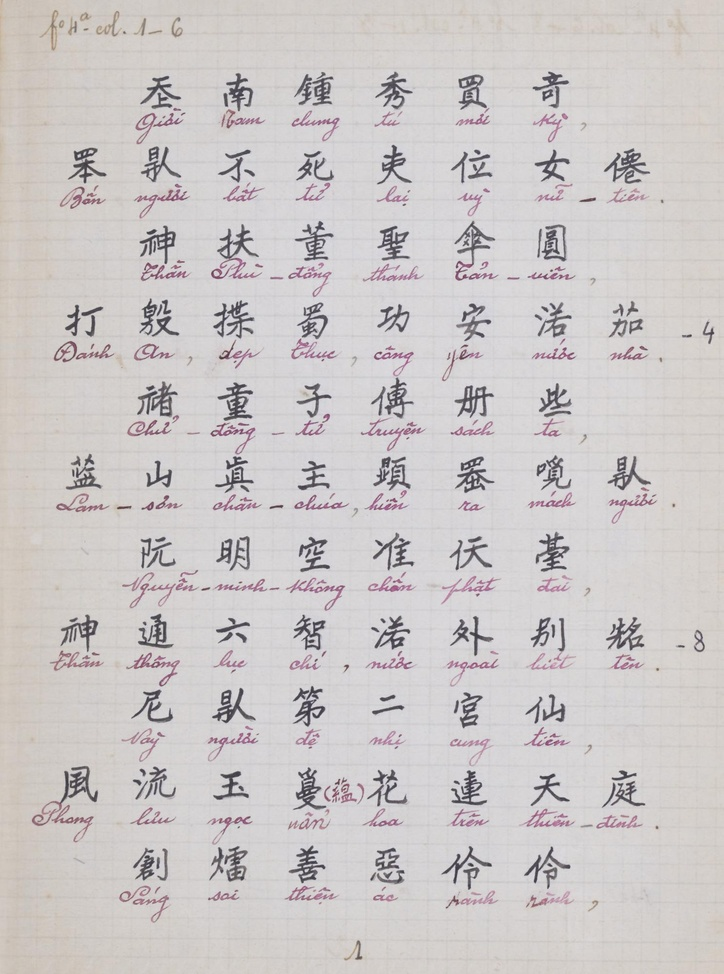
#> input picture image/Black/10923624/10923624_page_001.jpeg, 724 x 974 px, shrunk from 1487 x 2000 before the run; its folder holds only this picture in this run
$ python deleteSinonom_Black.py
#> lines starting #> are read from the running program, lines starting #| are printed output that depends on the picture; after the words box and inside, x2 and y2 are one past the last pixel; in counts of white or black regions, pixels touching at a corner belong together
import cv2
import numpy as np
import os
##### KHONG CHAY LAI FILE NAY

# Đường dẫn tới thư mục chứa hình ảnh
input_folder = "image/Black/10923624"
output_folder = "processed_images_10923624"

# Tạo thư mục đầu ra nếu chưa tồn tại
os.makedirs(output_folder, exist_ok=True)

# Phạm vi màu
ranges = [
    (np.array([0, 0, 0]), np.array([145, 255, 150]))
]

# Duyệt qua tất cả các thư mục con và tệp trong thư mục gốc
for root, dirs, files in os.walk(input_folder):
    for filename in files:
        # Đường dẫn đầy đủ tới tệp
        input_path = os.path.join(root, filename)

        # Kiểm tra nếu là file ảnh
        if filename.lower().endswith(('.png', '.jpg', '.jpeg', '.bmp', '.tiff')):
            # Đọc hình ảnh
            image = cv2.imread(input_path)
#> image is the input picture: shape (974, 724, 3); mean B, G, R 200, 200.2, 204.7

            if image is not None:
                # Chuyển đổi sang không gian màu HSV
                hsv = cv2.cvtColor(image, cv2.COLOR_BGR2HSV)
#> hsv: shape (974, 724, 3); mean H, S, V 83.6, 8.9, 205.1

                # Tạo mask kết hợp cho các vùng màu đen và xám
                combined_mask = np.zeros(hsv.shape[:2], dtype=np.uint8)

                # Tạo mask từ các phạm vi màu đã định nghĩa
                for (lower, upper) in ranges:
                    mask = cv2.inRange(hsv, lower, upper)
                    combined_mask = cv2.bitwise_or(combined_mask, mask)
#> this loop made 1 pass
#> pass 1, `mask = cv2.inRange(hsv, lower, upper)`:
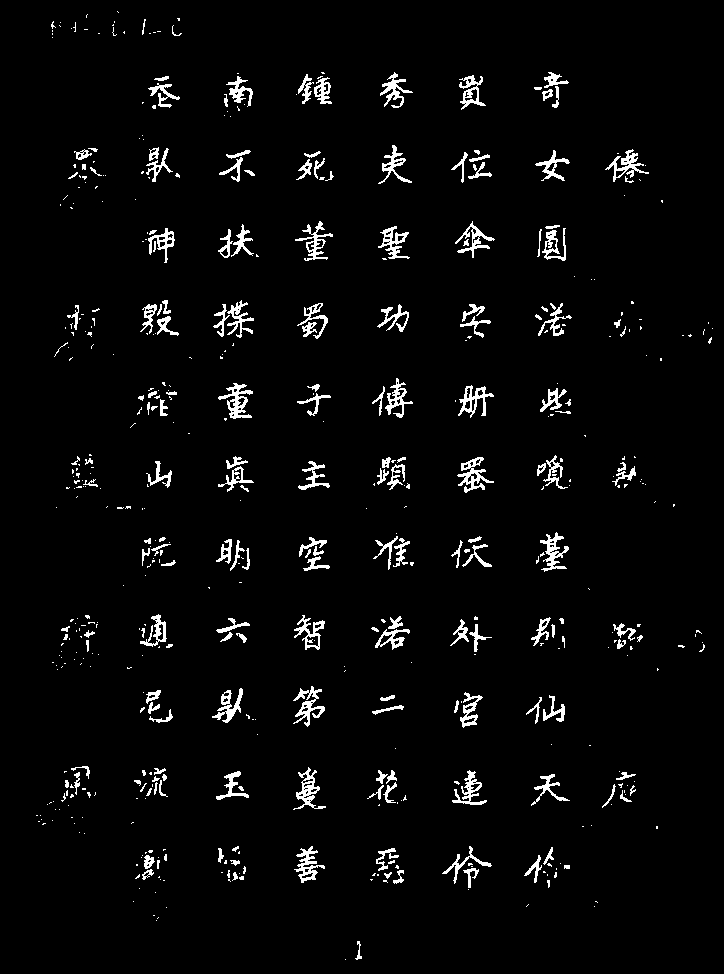
#> mask: shape (974, 724); 3.6% white; 542 white regions (353 under 20 px), largest, box (x1, y1, x2, y2) and area: (218, 383, 253, 419) 490, (457, 457, 494, 493) 475, (293, 686, 325, 727) 459

                # Xử lý hình thái học để làm sạch và mở rộng vùng mask
                kernel = cv2.getStructuringElement(cv2.MORPH_ELLIPSE, (5, 5))
                combined_mask = cv2.morphologyEx(combined_mask, cv2.MORPH_CLOSE, kernel)
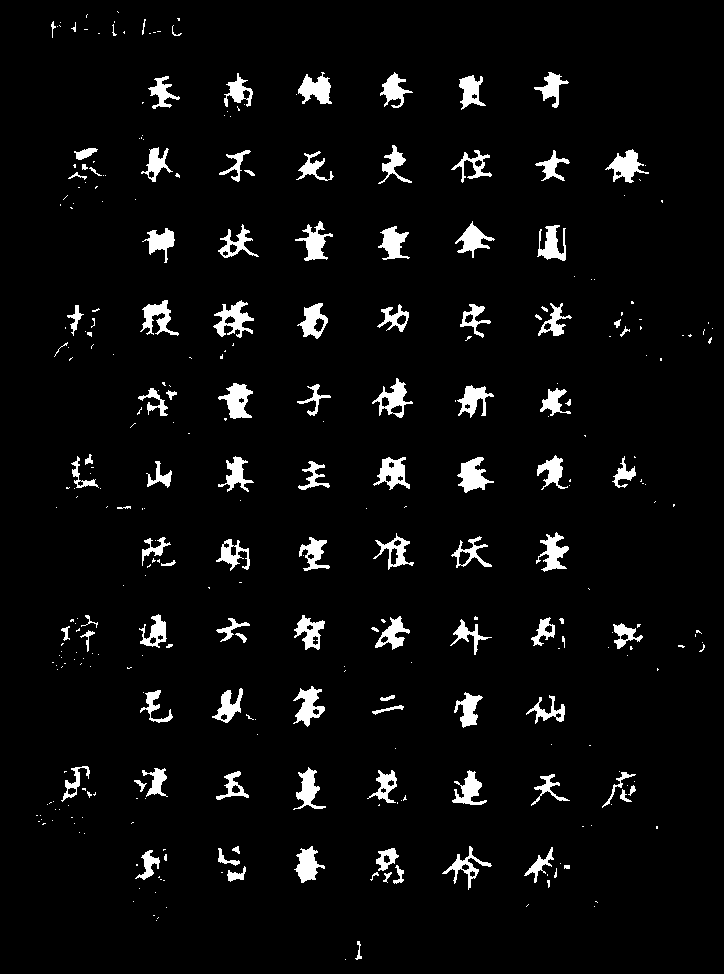
#> combined_mask: shape (974, 724); 4.7% white; 331 white regions (219 under 20 px), largest, box (x1, y1, x2, y2) and area: (213, 300, 254, 338) 696, (457, 457, 494, 493) 675, (218, 383, 253, 419) 665
                combined_mask = cv2.dilate(combined_mask, kernel, iterations=1)
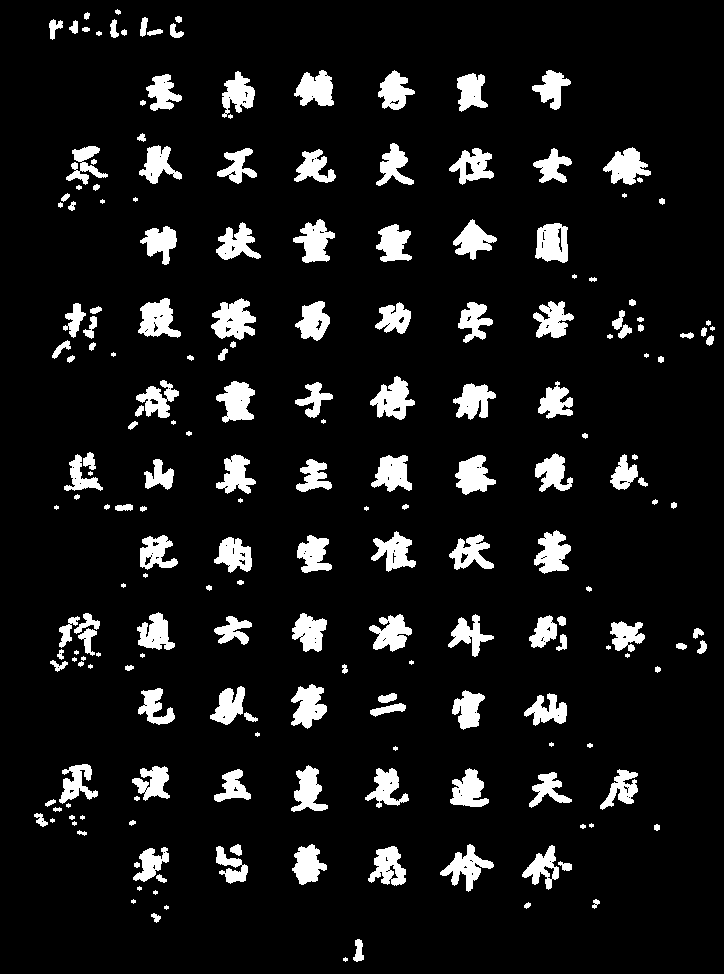
#> combined_mask: shape (974, 724); 9.3% white; 205 white regions (38 under 20 px), largest, box (x1, y1, x2, y2) and area: (211, 298, 256, 340) 1195, (370, 376, 415, 420) 1056, (138, 298, 181, 338) 1044

                # Áp dụng inpainting để xóa các vùng được đánh dấu trong mask
                image_no_black = cv2.inpaint(image, combined_mask, inpaintRadius=3, flags=cv2.INPAINT_TELEA)
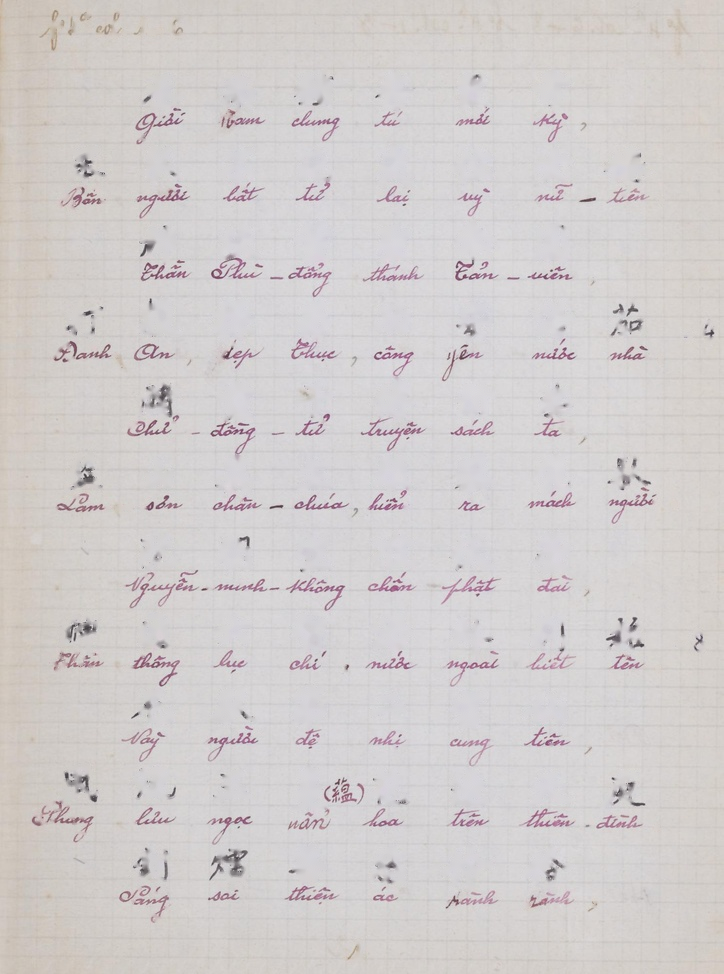
#> image_no_black: shape (974, 724, 3); mean B, G, R 204.9, 205.1, 209.7

                # Tạo đường dẫn đầu ra cho thư mục con tương ứng
                output_subfolder = os.path.join(output_folder, os.path.relpath(root, input_folder))
                os.makedirs(output_subfolder, exist_ok=True)
                output_path = os.path.join(output_subfolder, filename)
                cv2.imwrite(output_path, image_no_black)

                print(f"Đã xử lý xong: {filename}. Lưu tại: {output_path}")
            else:
                print(f"Không thể đọc hình ảnh: {filename}")
        else:
            print(f"Bỏ qua tệp không phải là ảnh: {filename}")

print("Hoàn thành xử lý tất cả các ảnh trong thư mục.")

$ run again, on image/Black/10923624/10923624_page_064.jpeg
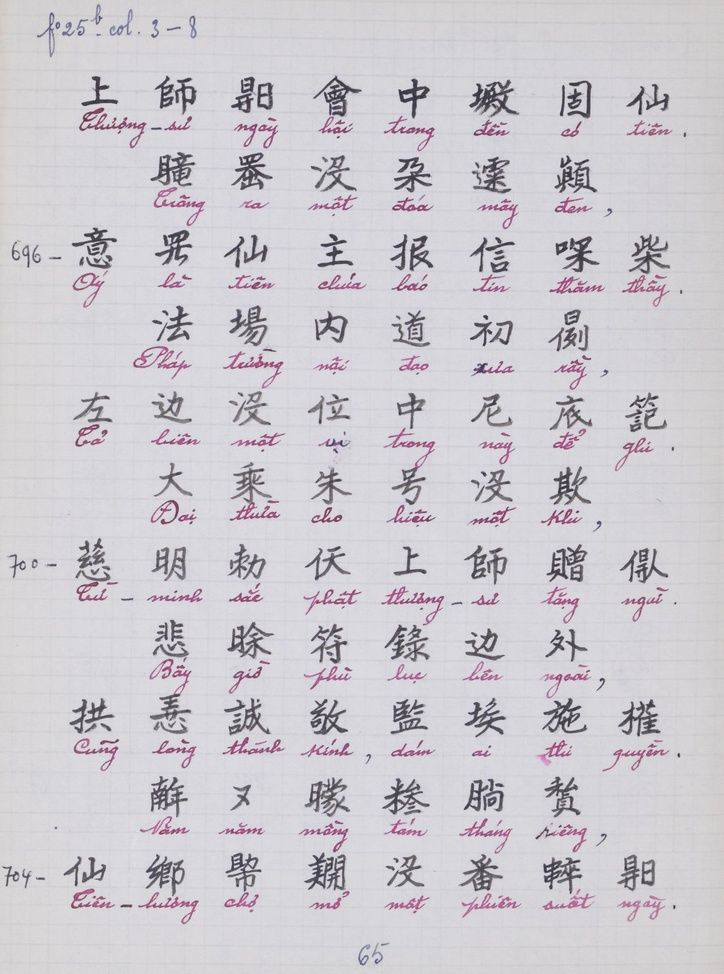
#> input picture image/Black/10923624/10923624_page_064.jpeg, 724 x 974 px, shrunk from 1487 x 2000 before the run
#> image is the input picture: shape (974, 724, 3); mean B, G, R 207.7, 201.8, 205
#> hsv: shape (974, 724, 3); mean H, S, V 131.7, 9.1, 208.4
#> the loop `for (lower, upper) in ranges:` made 1 pass
#> pass 1, `mask = cv2.inRange(hsv, lower, upper)`:
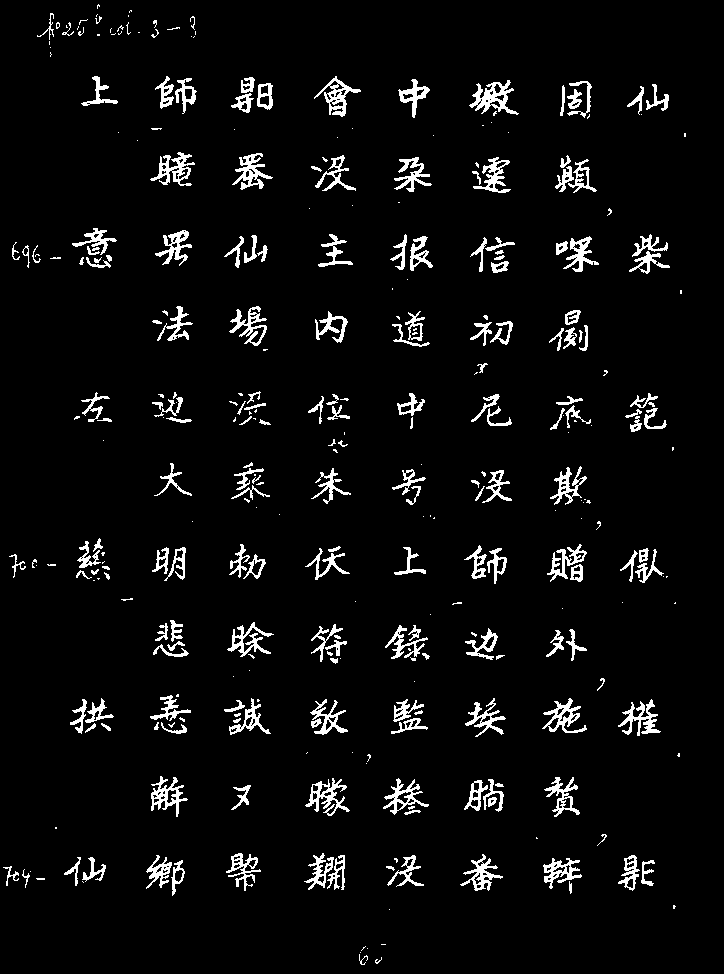
#> mask: shape (974, 724); 5.1% white; 336 white regions (143 under 20 px), largest, box (x1, y1, x2, y2) and area: (469, 80, 519, 115) 705, (305, 778, 350, 816) 604, (150, 152, 195, 186) 601
#> `image_no_black = cv2.inpaint(image, combined_mask, inpaintRadius=3, fl..`:
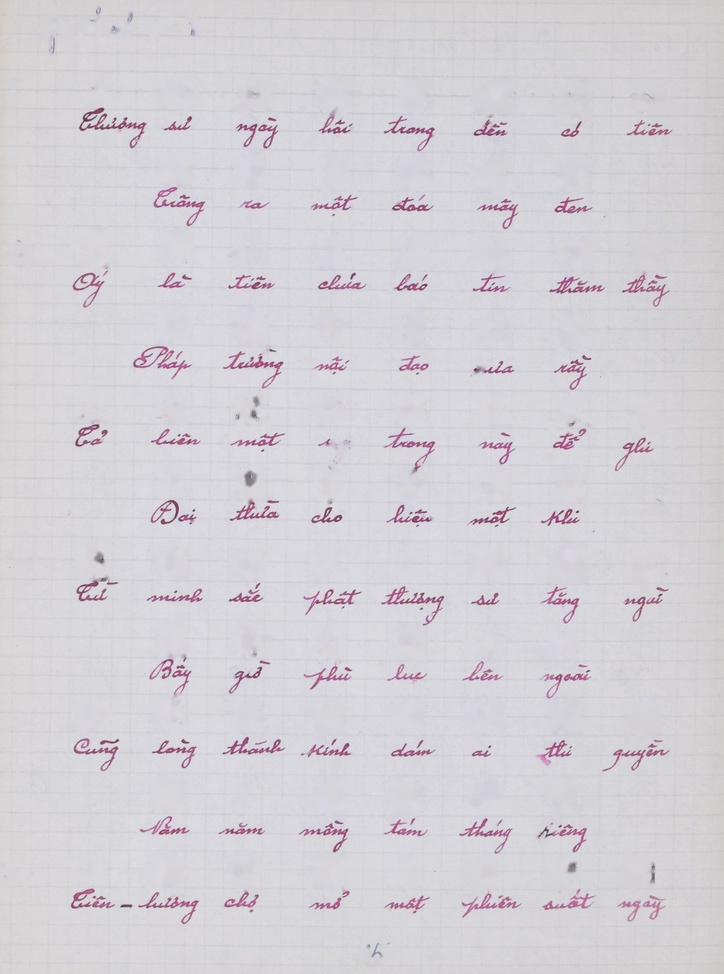
#> image_no_black: shape (974, 724, 3); mean B, G, R 214.5, 208.7, 211.8

$ run again, on image/Black/10923624/10923624_page_067.jpeg
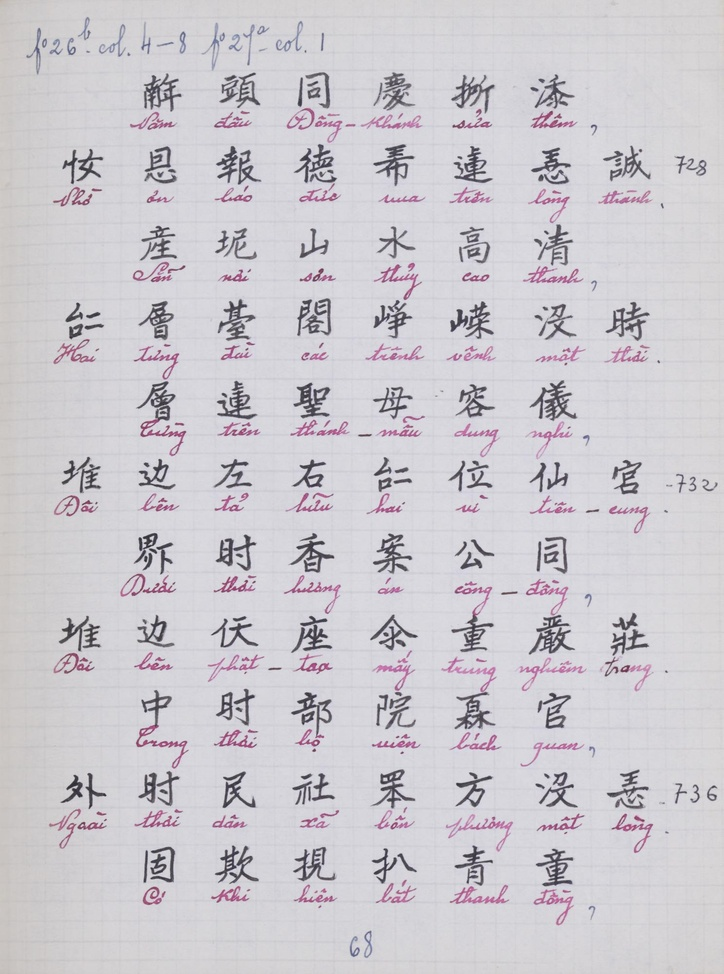
#> input picture image/Black/10923624/10923624_page_067.jpeg, 724 x 974 px, shrunk from 1487 x 2000 before the run
#> image is the input picture: shape (974, 724, 3); mean B, G, R 207.5, 201.6, 204.9
#> hsv: shape (974, 724, 3); mean H, S, V 127.9, 9.2, 208.4
#> the loop `for (lower, upper) in ranges:` made 1 pass
#> pass 1, `mask = cv2.inRange(hsv, lower, upper)`:
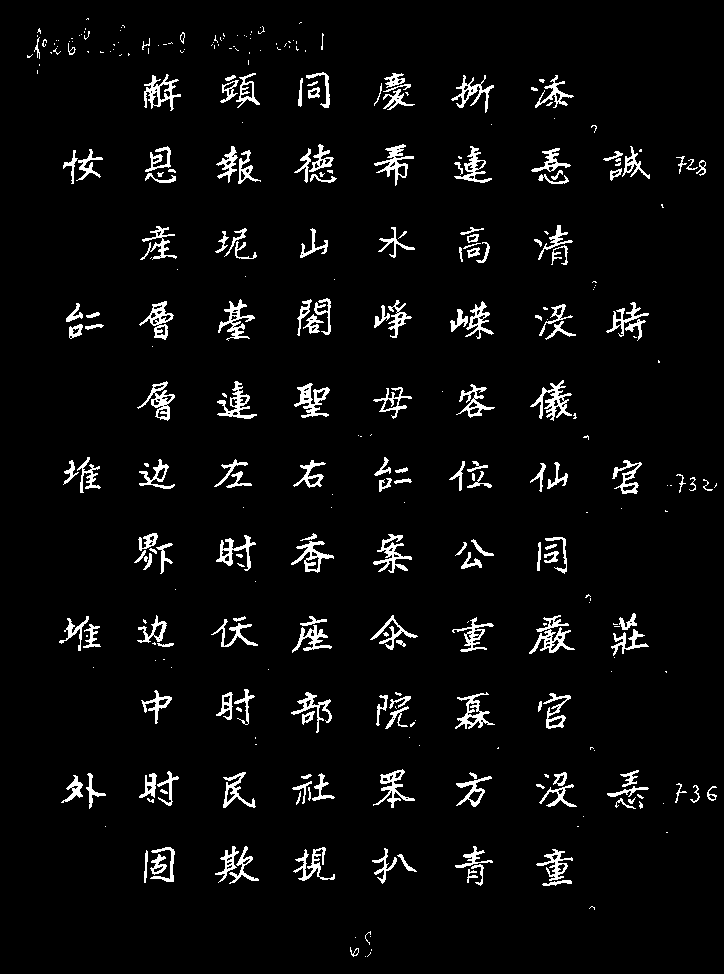
#> mask: shape (974, 724); 4.6% white; 350 white regions (164 under 20 px), largest, box (x1, y1, x2, y2) and area: (529, 615, 575, 654) 587, (530, 380, 572, 421) 583, (294, 383, 330, 418) 522
#> `image_no_black = cv2.inpaint(image, combined_mask, inpaintRadius=3, fl..`:
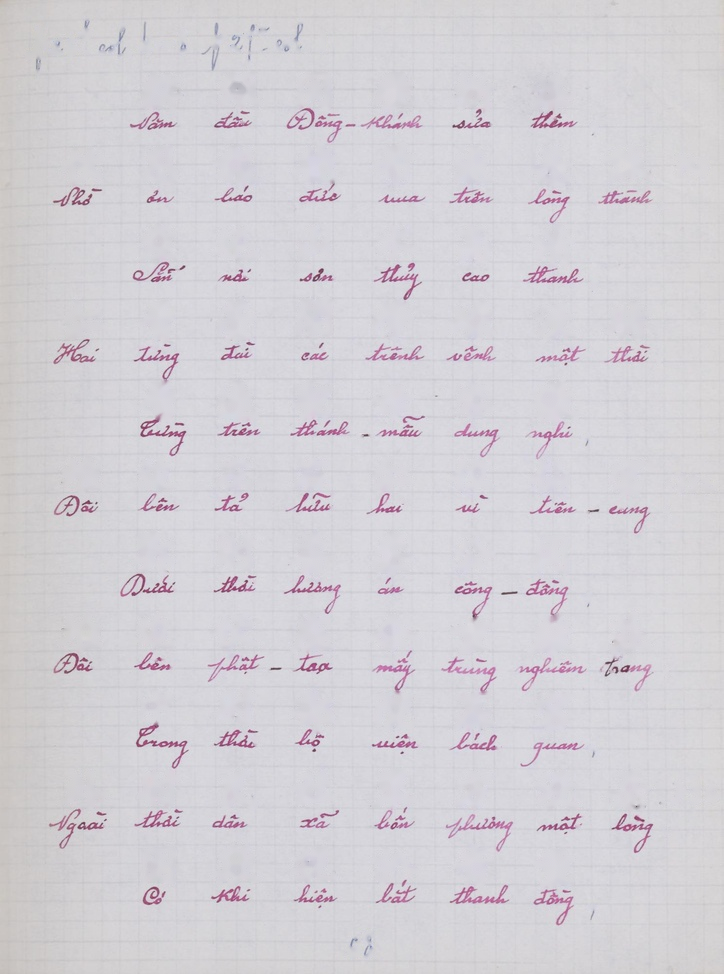
#> image_no_black: shape (974, 724, 3); mean B, G, R 213.8, 208, 211.2
